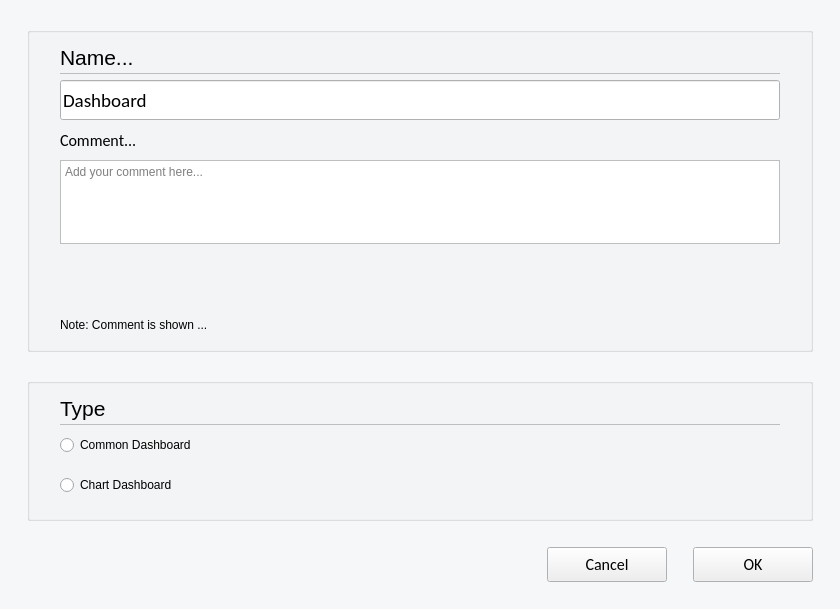
<?xml version="1.0" encoding="UTF-8"?>
<ui version="4.0">
 <class>C_SyvDaDashboardTabProperties</class>
 <widget class="QWidget" name="C_SyvDaDashboardTabProperties">
  <property name="windowModality">
   <enum>Qt::NonModal</enum>
  </property>
  <property name="geometry">
   <rect>
    <x>0</x>
    <y>0</y>
    <width>840</width>
    <height>609</height>
   </rect>
  </property>
  <property name="sizePolicy">
   <sizepolicy hsizetype="Fixed" vsizetype="Fixed">
    <horstretch>0</horstretch>
    <verstretch>0</verstretch>
   </sizepolicy>
  </property>
  <property name="minimumSize">
   <size>
    <width>840</width>
    <height>0</height>
   </size>
  </property>
  <property name="palette">
   <palette>
    <active>
     <colorrole role="Base">
      <brush brushstyle="SolidPattern">
       <color alpha="255">
        <red>255</red>
        <green>255</green>
        <blue>255</blue>
       </color>
      </brush>
     </colorrole>
     <colorrole role="Window">
      <brush brushstyle="SolidPattern">
       <color alpha="255">
        <red>245</red>
        <green>247</green>
        <blue>248</blue>
       </color>
      </brush>
     </colorrole>
    </active>
    <inactive>
     <colorrole role="Base">
      <brush brushstyle="SolidPattern">
       <color alpha="255">
        <red>255</red>
        <green>255</green>
        <blue>255</blue>
       </color>
      </brush>
     </colorrole>
     <colorrole role="Window">
      <brush brushstyle="SolidPattern">
       <color alpha="255">
        <red>245</red>
        <green>247</green>
        <blue>248</blue>
       </color>
      </brush>
     </colorrole>
    </inactive>
    <disabled>
     <colorrole role="Base">
      <brush brushstyle="SolidPattern">
       <color alpha="255">
        <red>245</red>
        <green>247</green>
        <blue>248</blue>
       </color>
      </brush>
     </colorrole>
     <colorrole role="Window">
      <brush brushstyle="SolidPattern">
       <color alpha="255">
        <red>245</red>
        <green>247</green>
        <blue>248</blue>
       </color>
      </brush>
     </colorrole>
    </disabled>
   </palette>
  </property>
  <property name="windowTitle">
   <string>Form</string>
  </property>
  <layout class="QVBoxLayout" name="verticalLayout_8" stretch="0,0,0,0,0,0">
   <property name="leftMargin">
    <number>27</number>
   </property>
   <property name="topMargin">
    <number>27</number>
   </property>
   <property name="rightMargin">
    <number>27</number>
   </property>
   <property name="bottomMargin">
    <number>0</number>
   </property>
   <item>
    <widget class="stw::opensyde_gui_elements::C_OgeGbx" name="pc_GroupBoxGeneral">
     <property name="title">
      <string/>
     </property>
     <layout class="QHBoxLayout" name="horizontalLayout_2">
      <property name="leftMargin">
       <number>30</number>
      </property>
      <property name="rightMargin">
       <number>30</number>
      </property>
      <property name="bottomMargin">
       <number>17</number>
      </property>
      <item>
       <layout class="QVBoxLayout" name="verticalLayout_2">
        <property name="spacing">
         <number>0</number>
        </property>
        <property name="sizeConstraint">
         <enum>QLayout::SetMinimumSize</enum>
        </property>
        <item>
         <layout class="QHBoxLayout" name="horizontalLayout_3" stretch="0,1">
          <property name="spacing">
           <number>6</number>
          </property>
          <item>
           <widget class="stw::opensyde_gui_elements::C_OgeLabHeadingGroupBold" name="pc_LabelName">
            <property name="minimumSize">
             <size>
              <width>0</width>
              <height>30</height>
             </size>
            </property>
            <property name="maximumSize">
             <size>
              <width>16777215</width>
              <height>30</height>
             </size>
            </property>
            <property name="font">
             <font>
              <family>Segoe UI</family>
              <pointsize>16</pointsize>
             </font>
            </property>
            <property name="text">
             <string>Name...</string>
            </property>
           </widget>
          </item>
          <item>
           <spacer name="horizontalSpacer_6">
            <property name="orientation">
             <enum>Qt::Horizontal</enum>
            </property>
            <property name="sizeHint" stdset="0">
             <size>
              <width>40</width>
              <height>1</height>
             </size>
            </property>
           </spacer>
          </item>
         </layout>
        </item>
        <item>
         <layout class="QHBoxLayout" name="horizontalLayout_16" stretch="1">
          <property name="spacing">
           <number>0</number>
          </property>
          <property name="topMargin">
           <number>1</number>
          </property>
          <property name="bottomMargin">
           <number>0</number>
          </property>
          <item>
           <widget class="stw::opensyde_gui_elements::C_OgeFraSeparator" name="frame">
            <property name="minimumSize">
             <size>
              <width>0</width>
              <height>1</height>
             </size>
            </property>
            <property name="maximumSize">
             <size>
              <width>16777215</width>
              <height>1</height>
             </size>
            </property>
            <property name="frameShape">
             <enum>QFrame::StyledPanel</enum>
            </property>
            <property name="frameShadow">
             <enum>QFrame::Raised</enum>
            </property>
           </widget>
          </item>
         </layout>
        </item>
        <item>
         <layout class="QHBoxLayout" name="horizontalLayout" stretch="1">
          <property name="spacing">
           <number>0</number>
          </property>
          <property name="topMargin">
           <number>6</number>
          </property>
          <item>
           <layout class="QVBoxLayout" name="verticalLayout" stretch="0,0,0,1,0">
            <property name="spacing">
             <number>0</number>
            </property>
            <item>
             <layout class="QHBoxLayout" name="horizontalLayout_17">
              <item>
               <widget class="stw::opensyde_gui_elements::C_OgeLePropertiesName" name="pc_LineEditName">
                <property name="minimumSize">
                 <size>
                  <width>0</width>
                  <height>40</height>
                 </size>
                </property>
                <property name="maximumSize">
                 <size>
                  <width>16777215</width>
                  <height>40</height>
                 </size>
                </property>
                <property name="font">
                 <font>
                  <family>Calibri</family>
                  <pointsize>14</pointsize>
                 </font>
                </property>
                <property name="text">
                 <string>Dashboard</string>
                </property>
                <property name="placeholderText">
                 <string/>
                </property>
               </widget>
              </item>
             </layout>
            </item>
            <item>
             <layout class="QHBoxLayout" name="horizontalLayout_9" stretch="0,1">
              <property name="spacing">
               <number>6</number>
              </property>
              <item>
               <widget class="stw::opensyde_gui_elements::C_OgeLabHeadingGroupBold" name="pc_LabelComment">
                <property name="minimumSize">
                 <size>
                  <width>0</width>
                  <height>40</height>
                 </size>
                </property>
                <property name="maximumSize">
                 <size>
                  <width>16777215</width>
                  <height>40</height>
                 </size>
                </property>
                <property name="font">
                 <font>
                  <family>Calibri</family>
                  <pointsize>12</pointsize>
                 </font>
                </property>
                <property name="text">
                 <string>Comment...</string>
                </property>
               </widget>
              </item>
              <item>
               <spacer name="horizontalSpacer_9">
                <property name="orientation">
                 <enum>Qt::Horizontal</enum>
                </property>
                <property name="sizeHint" stdset="0">
                 <size>
                  <width>40</width>
                  <height>1</height>
                 </size>
                </property>
               </spacer>
              </item>
             </layout>
            </item>
            <item>
             <layout class="QHBoxLayout" name="horizontalLayout_18">
              <item>
               <widget class="stw::opensyde_gui_elements::C_OgeTedPropertiesComment" name="pc_TedComment">
                <property name="sizePolicy">
                 <sizepolicy hsizetype="Expanding" vsizetype="Expanding">
                  <horstretch>0</horstretch>
                  <verstretch>0</verstretch>
                 </sizepolicy>
                </property>
                <property name="maximumSize">
                 <size>
                  <width>16777215</width>
                  <height>84</height>
                 </size>
                </property>
                <property name="tabChangesFocus">
                 <bool>true</bool>
                </property>
                <property name="html">
                 <string>&lt;!DOCTYPE HTML PUBLIC &quot;-//W3C//DTD HTML 4.0//EN&quot; &quot;http://www.w3.org/TR/REC-html40/strict.dtd&quot;&gt;
&lt;html&gt;&lt;head&gt;&lt;meta name=&quot;qrichtext&quot; content=&quot;1&quot; /&gt;&lt;style type=&quot;text/css&quot;&gt;
p, li { white-space: pre-wrap; }
&lt;/style&gt;&lt;/head&gt;&lt;body style=&quot; font-family:'MS Shell Dlg 2'; font-size:8.25pt; font-weight:400; font-style:normal;&quot;&gt;
&lt;p style=&quot;-qt-paragraph-type:empty; margin-top:0px; margin-bottom:0px; margin-left:0px; margin-right:0px; -qt-block-indent:0; text-indent:0px;&quot;&gt;&lt;br /&gt;&lt;/p&gt;&lt;/body&gt;&lt;/html&gt;</string>
                </property>
                <property name="acceptRichText">
                 <bool>false</bool>
                </property>
                <property name="placeholderText">
                 <string>Add your comment here...</string>
                </property>
               </widget>
              </item>
             </layout>
            </item>
            <item>
             <spacer name="verticalSpacer_5">
              <property name="orientation">
               <enum>Qt::Vertical</enum>
              </property>
              <property name="sizeHint" stdset="0">
               <size>
                <width>20</width>
                <height>6</height>
               </size>
              </property>
             </spacer>
            </item>
            <item>
             <widget class="stw::opensyde_gui_elements::C_OgeLabGroupSubItem" name="pc_LabelHintComment">
              <property name="text">
               <string>Note: Comment is shown ...</string>
              </property>
             </widget>
            </item>
           </layout>
          </item>
         </layout>
        </item>
       </layout>
      </item>
     </layout>
    </widget>
   </item>
   <item>
    <spacer name="verticalSpacer">
     <property name="orientation">
      <enum>Qt::Vertical</enum>
     </property>
     <property name="sizeType">
      <enum>QSizePolicy::Fixed</enum>
     </property>
     <property name="sizeHint" stdset="0">
      <size>
       <width>20</width>
       <height>20</height>
      </size>
     </property>
    </spacer>
   </item>
   <item>
    <widget class="stw::opensyde_gui_elements::C_OgeGbx" name="pc_GroupBoxGeneral_3">
     <property name="title">
      <string/>
     </property>
     <layout class="QVBoxLayout" name="verticalLayout_4">
      <property name="spacing">
       <number>0</number>
      </property>
      <property name="leftMargin">
       <number>30</number>
      </property>
      <property name="rightMargin">
       <number>30</number>
      </property>
      <property name="bottomMargin">
       <number>13</number>
      </property>
      <item>
       <layout class="QHBoxLayout" name="horizontalLayout_5" stretch="0,1">
        <property name="spacing">
         <number>6</number>
        </property>
        <item>
         <widget class="stw::opensyde_gui_elements::C_OgeLabHeadingGroupBold" name="pc_LabelType">
          <property name="minimumSize">
           <size>
            <width>0</width>
            <height>30</height>
           </size>
          </property>
          <property name="maximumSize">
           <size>
            <width>16777215</width>
            <height>30</height>
           </size>
          </property>
          <property name="font">
           <font>
            <family>Segoe UI</family>
            <pointsize>16</pointsize>
           </font>
          </property>
          <property name="text">
           <string>Type</string>
          </property>
         </widget>
        </item>
        <item>
         <spacer name="horizontalSpacer_7">
          <property name="orientation">
           <enum>Qt::Horizontal</enum>
          </property>
          <property name="sizeHint" stdset="0">
           <size>
            <width>40</width>
            <height>1</height>
           </size>
          </property>
         </spacer>
        </item>
       </layout>
      </item>
      <item>
       <layout class="QHBoxLayout" name="horizontalLayout_19" stretch="0">
        <property name="spacing">
         <number>0</number>
        </property>
        <property name="topMargin">
         <number>1</number>
        </property>
        <property name="rightMargin">
         <number>0</number>
        </property>
        <property name="bottomMargin">
         <number>0</number>
        </property>
        <item>
         <widget class="stw::opensyde_gui_elements::C_OgeFraSeparator" name="pc_Frame">
          <property name="minimumSize">
           <size>
            <width>0</width>
            <height>1</height>
           </size>
          </property>
          <property name="maximumSize">
           <size>
            <width>16777215</width>
            <height>1</height>
           </size>
          </property>
          <property name="frameShape">
           <enum>QFrame::StyledPanel</enum>
          </property>
          <property name="frameShadow">
           <enum>QFrame::Raised</enum>
          </property>
         </widget>
        </item>
       </layout>
      </item>
      <item>
       <layout class="QHBoxLayout" name="horizontalLayout_4">
        <item>
         <widget class="stw::opensyde_gui_elements::C_OgeRabProperties" name="pc_RbCommonDashboard">
          <property name="text">
           <string>Common Dashboard</string>
          </property>
         </widget>
        </item>
        <item>
         <spacer name="horizontalSpacer_2">
          <property name="orientation">
           <enum>Qt::Horizontal</enum>
          </property>
          <property name="sizeHint" stdset="0">
           <size>
            <width>40</width>
            <height>40</height>
           </size>
          </property>
         </spacer>
        </item>
       </layout>
      </item>
      <item>
       <layout class="QHBoxLayout" name="horizontalLayout_6">
        <item>
         <widget class="stw::opensyde_gui_elements::C_OgeRabProperties" name="pc_RbChartDashboard">
          <property name="text">
           <string>Chart Dashboard</string>
          </property>
         </widget>
        </item>
        <item>
         <spacer name="horizontalSpacer_5">
          <property name="orientation">
           <enum>Qt::Horizontal</enum>
          </property>
          <property name="sizeHint" stdset="0">
           <size>
            <width>40</width>
            <height>40</height>
           </size>
          </property>
         </spacer>
        </item>
       </layout>
      </item>
     </layout>
    </widget>
   </item>
   <item>
    <spacer name="verticalSpacer_4">
     <property name="orientation">
      <enum>Qt::Vertical</enum>
     </property>
     <property name="sizeType">
      <enum>QSizePolicy::Fixed</enum>
     </property>
     <property name="sizeHint" stdset="0">
      <size>
       <width>20</width>
       <height>20</height>
      </size>
     </property>
    </spacer>
   </item>
   <item>
    <layout class="QHBoxLayout" name="horizontalLayout_7">
     <item>
      <spacer name="horizontalSpacer_3">
       <property name="orientation">
        <enum>Qt::Horizontal</enum>
       </property>
       <property name="sizeHint" stdset="0">
        <size>
         <width>40</width>
         <height>20</height>
        </size>
       </property>
      </spacer>
     </item>
     <item>
      <widget class="stw::opensyde_gui_elements::C_OgePubCancel" name="pc_BushButtonCancel">
       <property name="minimumSize">
        <size>
         <width>120</width>
         <height>35</height>
        </size>
       </property>
       <property name="maximumSize">
        <size>
         <width>120</width>
         <height>35</height>
        </size>
       </property>
       <property name="font">
        <font>
         <family>Calibri</family>
         <pointsize>12</pointsize>
        </font>
       </property>
       <property name="text">
        <string>Cancel</string>
       </property>
      </widget>
     </item>
     <item>
      <spacer name="horizontalSpacer_4">
       <property name="orientation">
        <enum>Qt::Horizontal</enum>
       </property>
       <property name="sizeType">
        <enum>QSizePolicy::Fixed</enum>
       </property>
       <property name="sizeHint" stdset="0">
        <size>
         <width>20</width>
         <height>20</height>
        </size>
       </property>
      </spacer>
     </item>
     <item>
      <widget class="stw::opensyde_gui_elements::C_OgePubDialog" name="pc_BushButtonOk">
       <property name="minimumSize">
        <size>
         <width>120</width>
         <height>35</height>
        </size>
       </property>
       <property name="maximumSize">
        <size>
         <width>120</width>
         <height>35</height>
        </size>
       </property>
       <property name="font">
        <font>
         <family>Calibri</family>
         <pointsize>12</pointsize>
        </font>
       </property>
       <property name="text">
        <string>OK</string>
       </property>
      </widget>
     </item>
    </layout>
   </item>
   <item>
    <spacer name="verticalSpacer_7">
     <property name="orientation">
      <enum>Qt::Vertical</enum>
     </property>
     <property name="sizeType">
      <enum>QSizePolicy::Fixed</enum>
     </property>
     <property name="sizeHint" stdset="0">
      <size>
       <width>20</width>
       <height>27</height>
      </size>
     </property>
    </spacer>
   </item>
  </layout>
 </widget>
 <customwidgets>
  <customwidget>
   <class>stw::opensyde_gui_elements::C_OgeLabHeadingGroupBold</class>
   <extends>QLabel</extends>
   <header>C_OgeLabHeadingGroupBold.hpp</header>
  </customwidget>
  <customwidget>
   <class>stw::opensyde_gui_elements::C_OgeFraSeparator</class>
   <extends>QFrame</extends>
   <header>C_OgeFraSeparator.hpp</header>
   <container>1</container>
  </customwidget>
  <customwidget>
   <class>stw::opensyde_gui_elements::C_OgePubDialog</class>
   <extends>QPushButton</extends>
   <header>C_OgePubDialog.hpp</header>
  </customwidget>
  <customwidget>
   <class>stw::opensyde_gui_elements::C_OgeGbx</class>
   <extends>QGroupBox</extends>
   <header>C_OgeGbx.hpp</header>
   <container>1</container>
  </customwidget>
  <customwidget>
   <class>stw::opensyde_gui_elements::C_OgeTedPropertiesComment</class>
   <extends>QTextEdit</extends>
   <header>C_OgeTedPropertiesComment.hpp</header>
  </customwidget>
  <customwidget>
   <class>stw::opensyde_gui_elements::C_OgePubCancel</class>
   <extends>QPushButton</extends>
   <header>C_OgePubCancel.hpp</header>
  </customwidget>
  <customwidget>
   <class>stw::opensyde_gui_elements::C_OgeLePropertiesName</class>
   <extends>QLineEdit</extends>
   <header>C_OgeLePropertiesName.hpp</header>
  </customwidget>
  <customwidget>
   <class>stw::opensyde_gui_elements::C_OgeRabProperties</class>
   <extends>QRadioButton</extends>
   <header>C_OgeRabProperties.hpp</header>
  </customwidget>
  <customwidget>
   <class>stw::opensyde_gui_elements::C_OgeLabGroupSubItem</class>
   <extends>QLabel</extends>
   <header>C_OgeLabGroupSubItem.hpp</header>
  </customwidget>
 </customwidgets>
 <tabstops>
  <tabstop>pc_LineEditName</tabstop>
  <tabstop>pc_TedComment</tabstop>
  <tabstop>pc_RbCommonDashboard</tabstop>
  <tabstop>pc_RbChartDashboard</tabstop>
  <tabstop>pc_BushButtonCancel</tabstop>
  <tabstop>pc_BushButtonOk</tabstop>
 </tabstops>
 <resources/>
 <connections/>
</ui>
